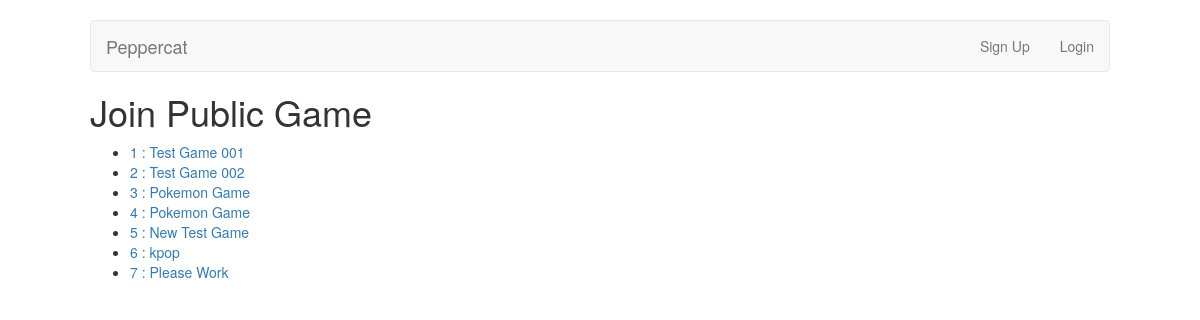
Screenshot of /game/public with the database file from the repository.
### peppercat/models.py (models this page shows, shortened)
class Game(db.Model):
	__tablename__ = 'games'
	id            = db.Column(db.Integer, primary_key = True)
	name          = db.Column(db.String())
	date          = db.Column(db.DateTime())
	private       = db.Column(db.Boolean())
	current_scene = db.Column(db.Integer, db.ForeignKey('scenes.id'))
	game_master   = db.Column(db.Integer, db.ForeignKey('users.id'))

### peppercat/routes.py (the view)
@app.route('/game/public')
def public_games():
	public_games = Game.query.filter_by(private = False).all()
	return render_template('public_games.html', gamelist = public_games)

### peppercat/templates/public_games.html
{% extends "layout.html" %}
{% block content %}
	<h1>Join Public Game</h1>
	{% if gamelist %}
		<ul>
		{% for game in gamelist %}
			<li><a href="{{ url_for('join_game', id = game.id) }}">{{ game.id }} : {{ game.name }}</a></li>
		{% endfor %}
		</ul>
	{% endif %}
{% endblock %}

### peppercat/templates/layout.html (shortened to what this page needs)
<!doctype html>
<html lang="en">
<head>
    <link rel="stylesheet" href="{{ url_for('static', filename='css/main.css') }}">
    <link rel="stylesheet" href="{{ url_for('static', filename='css/bootstrap.min.css') }}">
</head>
<body>
<div class="container">
	<nav role="navigation" class="navbar navbar-default ">
	    <div class="navbar-header">
	        <a href="{{ url_for('index') }}" class="navbar-brand">Peppercat</a>
	    </div>
		{% if session['email'] %}
	    <div id="navbarCollapse" class="collapse navbar-collapse">
			<p class="navbar-text navbar-left">Hello, <em>{{ session['username'] }}</em></p>
			<a class="btn btn-default navbar-btn" href="{{ url_for('gamelist') }}">Your Games</a>
            <a class="btn btn-default navbar-btn" href="{{ url_for('public_games') }}">Join New Game</a>
            <a class="btn btn-default navbar-btn" href="{{ url_for('create_game') }}">Create New Game</a>
	        <ul class="nav navbar-nav navbar-right">
	            <li><a href="{{ url_for('logout') }}">Logout</a></li>
	        </ul>
	    </div>
	    {%else%}
	    <div id="navbarCollapse" class="collapse navbar-collapse">
	        <ul class="nav navbar-nav navbar-right">
	        	<li><a href="{{ url_for('register') }}">Sign Up</a></li>
	            <li><a href="{{ url_for('login') }}">Login</a></li>
	        </ul>
	    </div>
	    {%endif%}
	</nav>
	{% block content %}
	{% endblock %}
</div>
</body>
</html>

### peppercat/client/css/main.css (style rules this page uses)
div.container { margin-top: 20px; width: 1050px; }

### rows the page displays
Game: id "1", name "Test Game 001"
Game: id "2", name "Test Game 002"
Game: id "3", name "Pokemon Game"
Game: id "4", name "Pokemon Game"
Game: id "5", name "New Test Game"
Game: id "6", name "kpop"
Game: id "7", name "Please Work"
